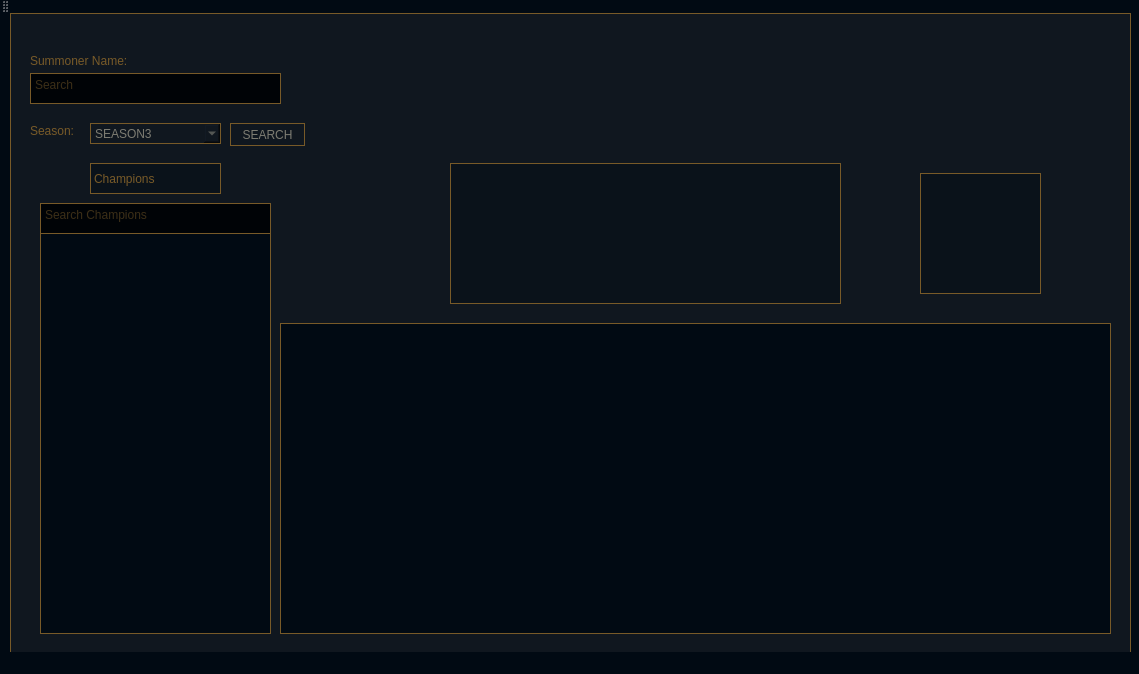
<?xml version="1.0" encoding="UTF-8"?>
<ui version="4.0">
 <class>MainWindow</class>
 <widget class="QMainWindow" name="MainWindow">
  <property name="geometry">
   <rect>
    <x>0</x>
    <y>0</y>
    <width>1139</width>
    <height>674</height>
   </rect>
  </property>
  <property name="sizePolicy">
   <sizepolicy hsizetype="Preferred" vsizetype="Preferred">
    <horstretch>0</horstretch>
    <verstretch>0</verstretch>
   </sizepolicy>
  </property>
  <property name="windowTitle">
   <string>MainWindow</string>
  </property>
  <property name="styleSheet">
   <string notr="true">color: rgb(1, 10, 19);
background-color: rgb(1, 10, 19);
border-color: rgb(120, 90, 40);</string>
  </property>
  <widget class="QWidget" name="centralWidget">
   <widget class="QTextEdit" name="SUMMONERNAME">
    <property name="geometry">
     <rect>
      <x>30</x>
      <y>60</y>
      <width>251</width>
      <height>31</height>
     </rect>
    </property>
    <property name="cursor" stdset="0">
     <cursorShape>IBeamCursor</cursorShape>
    </property>
    <property name="styleSheet">
     <string notr="true">font: 14pt &quot;Narkisim&quot;;
border-color: rgb(120, 90, 40);
background-color: rgb(0, 3, 6);
border: 1px solid rgb(120, 90, 40);
color: rgb(120, 90, 40);
</string>
    </property>
    <property name="frameShape">
     <enum>QFrame::Box</enum>
    </property>
    <property name="frameShadow">
     <enum>QFrame::Sunken</enum>
    </property>
    <property name="lineWidth">
     <number>2</number>
    </property>
    <property name="midLineWidth">
     <number>2</number>
    </property>
    <property name="autoFormatting">
     <set>QTextEdit::AutoNone</set>
    </property>
    <property name="placeholderText">
     <string>Search</string>
    </property>
   </widget>
   <widget class="QLabel" name="label">
    <property name="geometry">
     <rect>
      <x>30</x>
      <y>40</y>
      <width>141</width>
      <height>16</height>
     </rect>
    </property>
    <property name="styleSheet">
     <string notr="true">font: 14pt &quot;Narkisim&quot;;
color: rgb(120, 90, 40);
background-color: rgba(255, 255, 255, 0);</string>
    </property>
    <property name="text">
     <string>Summoner Name:</string>
    </property>
   </widget>
   <widget class="QLabel" name="label_2">
    <property name="geometry">
     <rect>
      <x>30</x>
      <y>110</y>
      <width>61</width>
      <height>16</height>
     </rect>
    </property>
    <property name="styleSheet">
     <string notr="true">font: 14pt &quot;Narkisim&quot;;
color: rgb(120, 90, 40);
background-color: rgba(255, 255, 255, 0);</string>
    </property>
    <property name="text">
     <string>Season:</string>
    </property>
   </widget>
   <widget class="QComboBox" name="SEASONS">
    <property name="geometry">
     <rect>
      <x>90</x>
      <y>110</y>
      <width>131</width>
      <height>21</height>
     </rect>
    </property>
    <property name="palette">
     <palette>
      <active>
       <colorrole role="WindowText">
        <brush brushstyle="SolidPattern">
         <color alpha="255">
          <red>125</red>
          <green>124</green>
          <blue>114</blue>
         </color>
        </brush>
       </colorrole>
       <colorrole role="Button">
        <brush brushstyle="SolidPattern">
         <color alpha="255">
          <red>16</red>
          <green>23</green>
          <blue>31</blue>
         </color>
        </brush>
       </colorrole>
       <colorrole role="Text">
        <brush brushstyle="SolidPattern">
         <color alpha="255">
          <red>125</red>
          <green>124</green>
          <blue>114</blue>
         </color>
        </brush>
       </colorrole>
       <colorrole role="ButtonText">
        <brush brushstyle="SolidPattern">
         <color alpha="255">
          <red>125</red>
          <green>124</green>
          <blue>114</blue>
         </color>
        </brush>
       </colorrole>
       <colorrole role="Base">
        <brush brushstyle="SolidPattern">
         <color alpha="255">
          <red>16</red>
          <green>23</green>
          <blue>31</blue>
         </color>
        </brush>
       </colorrole>
       <colorrole role="Window">
        <brush brushstyle="SolidPattern">
         <color alpha="255">
          <red>16</red>
          <green>23</green>
          <blue>31</blue>
         </color>
        </brush>
       </colorrole>
      </active>
      <inactive>
       <colorrole role="WindowText">
        <brush brushstyle="SolidPattern">
         <color alpha="255">
          <red>125</red>
          <green>124</green>
          <blue>114</blue>
         </color>
        </brush>
       </colorrole>
       <colorrole role="Button">
        <brush brushstyle="SolidPattern">
         <color alpha="255">
          <red>16</red>
          <green>23</green>
          <blue>31</blue>
         </color>
        </brush>
       </colorrole>
       <colorrole role="Text">
        <brush brushstyle="SolidPattern">
         <color alpha="255">
          <red>125</red>
          <green>124</green>
          <blue>114</blue>
         </color>
        </brush>
       </colorrole>
       <colorrole role="ButtonText">
        <brush brushstyle="SolidPattern">
         <color alpha="255">
          <red>125</red>
          <green>124</green>
          <blue>114</blue>
         </color>
        </brush>
       </colorrole>
       <colorrole role="Base">
        <brush brushstyle="SolidPattern">
         <color alpha="255">
          <red>16</red>
          <green>23</green>
          <blue>31</blue>
         </color>
        </brush>
       </colorrole>
       <colorrole role="Window">
        <brush brushstyle="SolidPattern">
         <color alpha="255">
          <red>16</red>
          <green>23</green>
          <blue>31</blue>
         </color>
        </brush>
       </colorrole>
      </inactive>
      <disabled>
       <colorrole role="WindowText">
        <brush brushstyle="SolidPattern">
         <color alpha="255">
          <red>125</red>
          <green>124</green>
          <blue>114</blue>
         </color>
        </brush>
       </colorrole>
       <colorrole role="Button">
        <brush brushstyle="SolidPattern">
         <color alpha="255">
          <red>16</red>
          <green>23</green>
          <blue>31</blue>
         </color>
        </brush>
       </colorrole>
       <colorrole role="Text">
        <brush brushstyle="SolidPattern">
         <color alpha="255">
          <red>125</red>
          <green>124</green>
          <blue>114</blue>
         </color>
        </brush>
       </colorrole>
       <colorrole role="ButtonText">
        <brush brushstyle="SolidPattern">
         <color alpha="255">
          <red>125</red>
          <green>124</green>
          <blue>114</blue>
         </color>
        </brush>
       </colorrole>
       <colorrole role="Base">
        <brush brushstyle="SolidPattern">
         <color alpha="255">
          <red>16</red>
          <green>23</green>
          <blue>31</blue>
         </color>
        </brush>
       </colorrole>
       <colorrole role="Window">
        <brush brushstyle="SolidPattern">
         <color alpha="255">
          <red>16</red>
          <green>23</green>
          <blue>31</blue>
         </color>
        </brush>
       </colorrole>
      </disabled>
     </palette>
    </property>
    <property name="styleSheet">
     <string notr="true">font: 14pt &quot;Narkisim&quot;;
background-color: rgb(16, 23, 31);
border-color: rgb(120, 90, 40);
color: rgb(125, 124, 114);
border: 1px solid rgb(120, 90, 40);
</string>
    </property>
    <item>
     <property name="text">
      <string>SEASON3</string>
     </property>
    </item>
    <item>
     <property name="text">
      <string>SEASON2014</string>
     </property>
    </item>
    <item>
     <property name="text">
      <string>SEASON2015</string>
     </property>
    </item>
    <item>
     <property name="text">
      <string>SEASON2016</string>
     </property>
    </item>
    <item>
     <property name="text">
      <string>SEASON2017</string>
     </property>
    </item>
   </widget>
   <widget class="QPushButton" name="pushButton">
    <property name="geometry">
     <rect>
      <x>230</x>
      <y>110</y>
      <width>75</width>
      <height>23</height>
     </rect>
    </property>
    <property name="styleSheet">
     <string notr="true">font: 14pt &quot;Narkisim&quot;;
background-color: rgb(16, 23, 31);
border-color: rgb(120, 90, 40);
color: rgb(125, 124, 114);
border: 1px solid rgb(120, 90, 40);

</string>
    </property>
    <property name="text">
     <string>SEARCH</string>
    </property>
   </widget>
   <widget class="QTextBrowser" name="dataBackground">
    <property name="geometry">
     <rect>
      <x>10</x>
      <y>0</y>
      <width>1121</width>
      <height>641</height>
     </rect>
    </property>
    <property name="styleSheet">
     <string notr="true">font: 14pt &quot;Narkisim&quot;;
background-color: rgb(16, 23, 31);
border-color: rgb(120, 90, 40);
color: rgb(125, 124, 114);
border: 1px solid rgb(120, 90, 40);
</string>
    </property>
   </widget>
   <widget class="QPushButton" name="pushButton_2">
    <property name="enabled">
     <bool>false</bool>
    </property>
    <property name="geometry">
     <rect>
      <x>1030</x>
      <y>110</y>
      <width>75</width>
      <height>23</height>
     </rect>
    </property>
    <property name="text">
     <string>Parse</string>
    </property>
   </widget>
   <widget class="QListWidget" name="champList">
    <property name="geometry">
     <rect>
      <x>40</x>
      <y>220</y>
      <width>231</width>
      <height>401</height>
     </rect>
    </property>
    <property name="styleSheet">
     <string notr="true">font: 14pt &quot;Narkisim&quot;;
background-color: rgb(1, 10, 19);
border-color: rgb(120, 90, 40);
color: rgb(125, 124, 114);
border: 1px solid rgb(120, 90, 40);
</string>
    </property>
    <property name="sortingEnabled">
     <bool>true</bool>
    </property>
   </widget>
   <widget class="QLabel" name="champsLabelTitle">
    <property name="geometry">
     <rect>
      <x>90</x>
      <y>150</y>
      <width>131</width>
      <height>31</height>
     </rect>
    </property>
    <property name="styleSheet">
     <string notr="true">font: 20pt &quot;Narkisim&quot;;
color: rgb(120, 90, 40);
border-color: rgb(120, 90, 40);
border: 1px solid rgb(120, 90, 40);
background-color: rgba(1, 10, 19, 100);</string>
    </property>
    <property name="text">
     <string>Champions</string>
    </property>
   </widget>
   <widget class="QFrame" name="overlayBackground">
    <property name="geometry">
     <rect>
      <x>10</x>
      <y>0</y>
      <width>1121</width>
      <height>641</height>
     </rect>
    </property>
    <property name="styleSheet">
     <string notr="true">font: 14pt &quot;Narkisim&quot;;
background-color: rgb(16, 23, 31);
border-color: rgb(120, 90, 40);
color: rgb(125, 124, 114);
border: 1px solid rgb(120, 90, 40);
</string>
    </property>
    <property name="frameShape">
     <enum>QFrame::StyledPanel</enum>
    </property>
    <property name="frameShadow">
     <enum>QFrame::Raised</enum>
    </property>
   </widget>
   <widget class="QLabel" name="champNAME">
    <property name="geometry">
     <rect>
      <x>450</x>
      <y>150</y>
      <width>391</width>
      <height>141</height>
     </rect>
    </property>
    <property name="styleSheet">
     <string notr="true">font: 48pt &quot;Narkisim&quot;;
background-color: rgba(1, 10, 19, 100);
color: rgb(120, 90, 40);
border-color: rgb(120, 90, 40);
border: 1px solid rgb(120, 90, 40);</string>
    </property>
    <property name="text">
     <string/>
    </property>
    <property name="alignment">
     <set>Qt::AlignCenter</set>
    </property>
   </widget>
   <widget class="QTextBrowser" name="dataDisplay">
    <property name="geometry">
     <rect>
      <x>280</x>
      <y>310</y>
      <width>831</width>
      <height>311</height>
     </rect>
    </property>
    <property name="styleSheet">
     <string notr="true">font: 14pt &quot;Narkisim&quot;;
background-color: rgb(1, 10, 19);
border-color: rgb(120, 90, 40);
color: rgb(125, 124, 114);
border: 1px solid rgb(120, 90, 40);
</string>
    </property>
   </widget>
   <widget class="QFrame" name="champImgIcon">
    <property name="geometry">
     <rect>
      <x>920</x>
      <y>160</y>
      <width>121</width>
      <height>121</height>
     </rect>
    </property>
    <property name="styleSheet">
     <string notr="true">background-color: rgba(1, 10, 19, 100);
border-color: rgb(120, 90, 40);
border: 1px solid rgb(120, 90, 40);</string>
    </property>
    <property name="frameShape">
     <enum>QFrame::StyledPanel</enum>
    </property>
    <property name="frameShadow">
     <enum>QFrame::Raised</enum>
    </property>
   </widget>
   <widget class="QTextEdit" name="champSearch">
    <property name="geometry">
     <rect>
      <x>40</x>
      <y>190</y>
      <width>231</width>
      <height>31</height>
     </rect>
    </property>
    <property name="styleSheet">
     <string notr="true">font: 14pt &quot;Narkisim&quot;;
border-color: rgb(120, 90, 40);
background-color: rgb(0, 3, 6);
border: 1px solid rgb(120, 90, 40);
color: rgb(120, 90, 40);
</string>
    </property>
    <property name="placeholderText">
     <string>Search Champions</string>
    </property>
   </widget>
   <zorder>pushButton_2</zorder>
   <zorder>dataBackground</zorder>
   <zorder>overlayBackground</zorder>
   <zorder>SUMMONERNAME</zorder>
   <zorder>label</zorder>
   <zorder>label_2</zorder>
   <zorder>SEASONS</zorder>
   <zorder>pushButton</zorder>
   <zorder>champList</zorder>
   <zorder>champsLabelTitle</zorder>
   <zorder>champNAME</zorder>
   <zorder>dataDisplay</zorder>
   <zorder>champImgIcon</zorder>
   <zorder>champSearch</zorder>
  </widget>
  <widget class="QToolBar" name="mainToolBar">
   <attribute name="toolBarArea">
    <enum>TopToolBarArea</enum>
   </attribute>
   <attribute name="toolBarBreak">
    <bool>false</bool>
   </attribute>
  </widget>
  <widget class="QStatusBar" name="statusBar"/>
 </widget>
 <layoutdefault spacing="6" margin="11"/>
 <resources/>
 <connections/>
</ui>
